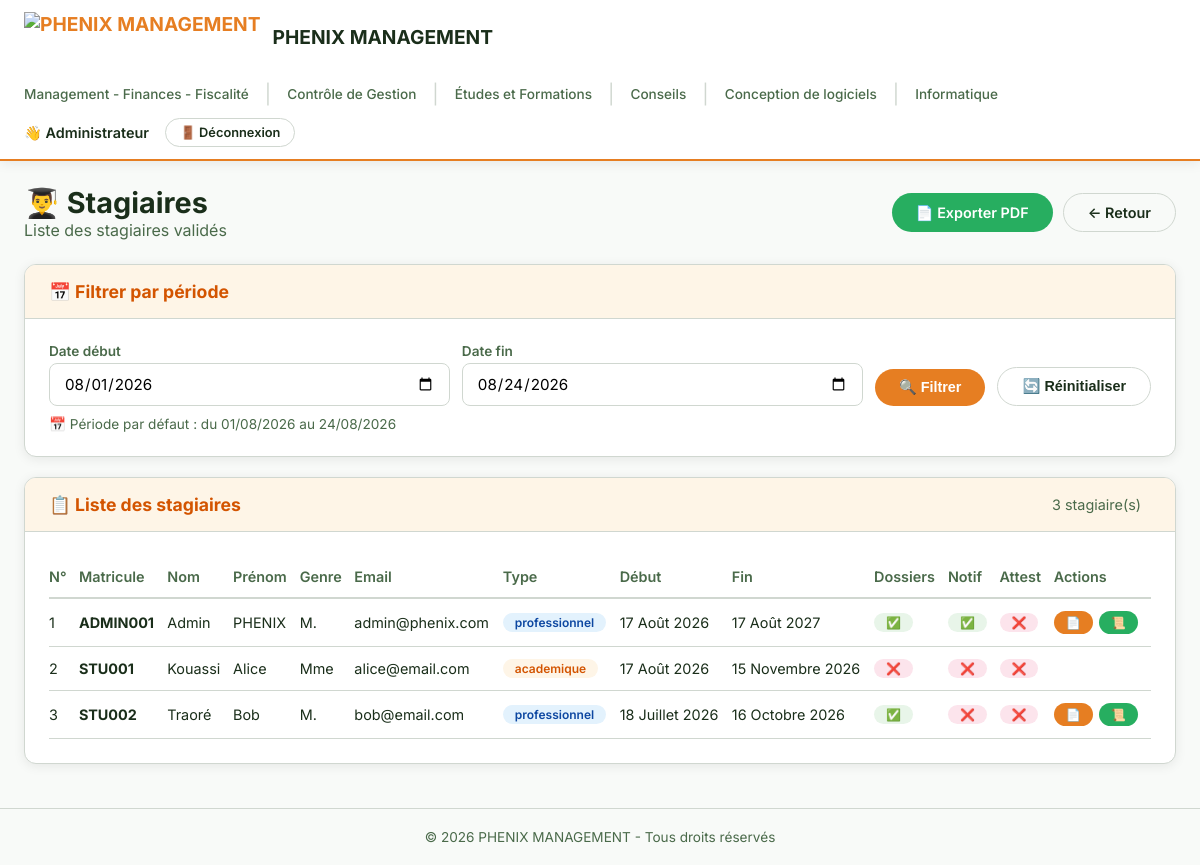
/admin/stagiaires (signed in), run on the app's committed database.
### app/models.py (models this page shows, shortened)
class Stagiaire(db.Model):
    __tablename__ = 'stagiaires'
    id = db.Column(db.Integer, primary_key=True)
    matricule = db.Column(db.String(20), unique=True, nullable=True)
    nom = db.Column(db.String(100), nullable=False)
    prenom = db.Column(db.String(100), nullable=False)
    genre = db.Column(db.String(10), default='M.')
    email = db.Column(db.String(100), unique=True, nullable=False)
    mot_de_passe = db.Column(db.String(255), nullable=False)
    telephone = db.Column(db.String(20))
    adresse = db.Column(db.String(255))
    photo = db.Column(db.String(255), nullable=True)
    ecole = db.Column(db.String(255), nullable=True)
    niveau_etude = db.Column(db.String(100), nullable=True)
    telephone_parents = db.Column(db.String(20), nullable=True)
    duree_stage_mois = db.Column(db.Integer, default=3)
    date_debut = db.Column(db.Date, nullable=True)
    date_fin = db.Column(db.Date, nullable=True)
    type_stage = db.Column(db.String(50), nullable=True)
    statut = db.Column(db.String(50), default='en_attente')
    cv = db.Column(db.String(255), nullable=True)
    lettre_demande = db.Column(db.String(255), nullable=True)
    dernier_diplome = db.Column(db.String(255), nullable=True)
    dossier_complet = db.Column(db.Boolean, default=False)
    date_soumission = db.Column(db.DateTime, nullable=True)
    demande_envoyee = db.Column(db.Boolean, default=False)
    date_demande = db.Column(db.DateTime, nullable=True)
    statut_demande = db.Column(db.String(50), default='en_attente')
    date_validation = db.Column(db.DateTime, nullable=True)
    entretien_programme = db.Column(db.DateTime, nullable=True)
    entretien_passe = db.Column(db.Boolean, default=False)
    approuve_definitif = db.Column(db.Boolean, default=False)
    autorisation_generee = db.Column(db.Boolean, default=False)
    date_autorisation = db.Column(db.DateTime)
    numero_autorisation = db.Column(db.String(50))
    notification_generee = db.Column(db.Boolean, default=False)
    date_notification = db.Column(db.DateTime)
    numero_notification = db.Column(db.String(50))
    attestation_generee = db.Column(db.Boolean, default=False)
    date_attestation = db.Column(db.DateTime)
    numero_attestation = db.Column(db.String(50))
    dossiers_deposes = db.Column(db.Boolean, default=False)
    date_depot_dossiers = db.Column(db.DateTime)
    documents_physiques = db.Column(db.Boolean, default=False)
    date_depot_physique = db.Column(db.DateTime)
    is_active = db.Column(db.Boolean, default=True)
    created_at = db.Column(db.DateTime, default=datetime.now)
    updated_at = db.Column(db.DateTime, default=datetime.now, onupdate=datetime.now)
    def get_titre(self):
        return 'Mme' if self.genre == 'Mme' else 'M.'
    def _date_fr(self, date):
        if not date:
            return ""
        mois_fr = {
            'January': 'Janvier', 'February': 'Février', 'March': 'Mars',
            'April': 'Avril', 'May': 'Mai', 'June': 'Juin',
            'July': 'Juillet', 'August': 'Août', 'September': 'Septembre',
            'October': 'Octobre', 'November': 'Novembre', 'December': 'Décembre'
        }
        date_str = date.strftime('%d %B %Y')
        for en, fr in mois_fr.items():
            date_str = date_str.replace(en, fr)
        return date_str
    def date_debut_fr(self):
        return self._date_fr(self.date_debut)
    def date_fin_fr(self):
        return self._date_fr(self.date_fin)

### app/admin_routes.py (the view)
@admin_bp.route('/stagiaires')
def stagiaires():
    if not session.get('admin_logged_in'):
        return redirect(url_for('auth.admin_login'))
    aujourdhui = datetime.now().date()
    stagiaires = Stagiaire.query.filter_by(statut='actif').order_by(Stagiaire.nom).all()
    return render_template('admin/stagiaires.html',
        stagiaires=stagiaires,
        today=aujourdhui
    )

### templates/admin/stagiaires.html (shortened to what this page needs)
{% extends "base.html" %}
{% block content %}
<div style="display:flex;justify-content:space-between;align-items:center;flex-wrap:wrap;gap:16px;margin-bottom:24px;">
    <div>
        <h1 style="font-size:1.8rem;">👨‍🎓 Stagiaires</h1>
        <p style="color:var(--ink-soft);">Liste des stagiaires validés</p>
    </div>
    <div style="display:flex;gap:10px;flex-wrap:wrap;">
        <a href="{{ url_for('admin.export_stagiaires_periode_pdf') }}" class="btn btn-success" id="btnExportPDF" onclick="exportPDFWithPeriod(event)">📄 Exporter PDF</a>
        <a href="{{ url_for('admin.dashboard') }}" class="btn btn-outline">← Retour</a>
    </div>
</div>
<div class="card">
    <div class="card-header">
        <h2>📅 Filtrer par période</h2>
    </div>
    <div class="card-body">
        <div style="display:flex;flex-wrap:wrap;gap:12px;align-items:flex-end;">
            <div class="form-group" style="flex:1 1 150px;margin-bottom:0;">
                <label>Date début</label>
                <input type="date" id="periodeDateDebut" value="{{ today.replace(day=1).strftime('%Y-%m-%d') }}">
            </div>
            <div class="form-group" style="flex:1 1 150px;margin-bottom:0;">
                <label>Date fin</label>
                <input type="date" id="periodeDateFin" value="{{ today.strftime('%Y-%m-%d') }}">
            </div>
            <button class="btn btn-primary" onclick="filtrerParPeriode()">🔍 Filtrer</button>
            <button class="btn btn-outline" onclick="reinitialiserPeriode()">🔄 Réinitialiser</button>
        </div>
        <div style="margin-top:10px;font-size:0.85rem;color:var(--ink-soft);">
            <span id="periodeInfo">📅 Affiche tous les stagiaires. Sélectionnez une période pour filtrer.</span>
        </div>
    </div>
</div>
<div class="card">
    <div class="card-header">
        <h2>📋 Liste des stagiaires</h2>
        <span style="color:var(--ink-soft);font-size:0.9rem;">
            <span id="stagiaireCount">{{ stagiaires|length }}</span> stagiaire(s)
        </span>
    </div>
    <div class="card-body">
        <div class="table-responsive">
            <table>
                <thead>
                    <tr>
                        <th>N°</th>
                        <th>Matricule</th>
                        <th>Nom</th>
                        <th>Prénom</th>
                        <th>Genre</th>
                        <th>Email</th>
                        <th>Type</th>
                        <th>Début</th>
                        <th>Fin</th>
                        <th>Dossiers</th>
                        <th>Notif</th>
                        <th>Attest</th>
                        <th>Actions</th>
                    </tr>
                </thead>
                <tbody id="stagiairesTable">
                    {% if stagiaires %}
                        {% for s in stagiaires %}
                        <tr data-id="{{ s.id }}">
                            <td>{{ loop.index }}</td>
                            <td><strong>{{ s.matricule }}</strong></td>
                            <td>{{ s.nom }}</td>
                            <td>{{ s.prenom }}</td>
                            <td>{{ s.get_titre() }}</td>
                            <td>{{ s.email }}</td>
                            <td>
                                <span class="badge badge-{{ 'info' if s.type_stage == 'professionnel' else 'primary' }}">
                                    {{ s.type_stage }}
                                </span>
                            </td>
                            <td>{{ s.date_debut_fr() if s.date_debut else '-' }}</td>
                            <td>{{ s.date_fin_fr() if s.date_fin else '-' }}</td>
                            <td>
                                <span class="badge badge-{{ 'success' if s.dossiers_deposes else 'danger' }}">
                                    {{ '✅' if s.dossiers_deposes else '❌' }}
                                </span>
                            </td>
                            <td>
                                <span class="badge badge-{{ 'success' if s.notification_generee else 'danger' }}">
                                    {{ '✅' if s.notification_generee else '❌' }}
                                </span>
                            </td>
                            <td>
                                <span class="badge badge-{{ 'success' if s.attestation_generee else 'danger' }}">
                                    {{ '✅' if s.attestation_generee else '❌' }}
                                </span>
                            </td>
                            <td>
                                <div class="actions">
                                    {% if s.dossiers_deposes %}
                                        <a href="{{ url_for('admin.generer_notification', stagiaire_id=s.id) }}" target="_blank" class="btn btn-sm btn-warning" title="Notification">📄</a>
                                        <a href="{{ url_for('admin.generer_attestation', stagiaire_id=s.id) }}" target="_blank" class="btn btn-sm btn-success" title="Attestation">📜</a>
                                    {% endif %}
                                </div>
                            </td>
                        </tr>
                        {% endfor %}
                    {% else %}
                        <tr><td colspan="13" class="empty">Aucun stagiaire enregistré</td></tr>
                    {% endif %}
                </tbody>
            </table>
        </div>
    </div>
</div>
{% endblock %}

### templates/base.html (shortened to what this page needs)
<!DOCTYPE html>
<html lang="fr">
<head>
</head>
<body>
    <header class="header">
        <div class="container">
            <div class="header-content">
                <div style="display:flex;align-items:center;gap:20px;flex-wrap:wrap;">
                    <a href="{{ url_for('routes.dashboard') }}" class="logo">
                        <img src="{{ url_for('static', filename='images/logo.png') }}" alt="PHENIX MANAGEMENT">
                        <span>PHENIX MANAGEMENT</span>
                    </a>
                    <div class="header-description">
                        <span class="desc-text">Management - Finances - Fiscalité</span>
                        <span class="separator">|</span>
                        <span class="desc-text">Contrôle de Gestion</span>
                        <span class="separator">|</span>
                        <span class="desc-text">Études et Formations</span>
                        <span class="separator">|</span>
                        <span class="desc-text">Conseils</span>
                        <span class="separator">|</span>
                        <span class="desc-text">Conception de logiciels</span>
                        <span class="separator">|</span>
                        <span class="desc-text">Informatique</span>
                    </div>
                </div>
                <nav>
                    {% if current_user.is_authenticated %}
                        <span class="user-name">👋 {{ current_user.prenom }} {{ current_user.nom }}</span>
                        <a href="{{ url_for('auth.logout') }}" class="btn btn-outline btn-sm">🚪 Déconnexion</a>
                    {% elif session.get('admin_logged_in') %}
                        <span class="user-name">👋 Administrateur</span>
                        <a href="{{ url_for('auth.logout') }}" class="btn btn-outline btn-sm">🚪 Déconnexion</a>
                    {% endif %}
                </nav>
            </div>
        </div>
    </header>
    <main>
        <div class="container" style="padding-top:24px;padding-bottom:24px;">
            {% block content %}{% endblock %}
        </div>
    </main>
    <footer class="footer">
        <div class="container">
            <p>&copy; 2026 PHENIX MANAGEMENT - Tous droits réservés</p>
        </div>
    </footer>
</body>
</html>

### templates/base.html (style rules this page uses)
:root { --primary: #E67E22; --primary-dark: #D35400; --primary-light: #FDEBD0; --primary-50: #FEF5E7; --bg: #f8faf8; --surface: #ffffff; --ink: #1a2e1a; --ink-soft: #4a6a4a; --border: #d0d7d0; --radius: 12px; --shadow: 0 2px 12px rgba(0,0,0,0.08); --shadow-hover: 0 4px 24px rgba(230, 126, 34, 0.15); --transition: 0.3s ease; }
* { margin: 0; padding: 0; box-sizing: border-box; }
body { font-family: 'Inter', -apple-system, BlinkMacSystemFont, sans-serif; background: var(--bg); color: var(--ink); min-height: 100vh; display: flex; flex-direction: column; }
.header { background: var(--surface); border-bottom: 2px solid var(--primary); padding: 12px 0; position: sticky; top: 0; z-index: 100; box-shadow: var(--shadow); }
.container { max-width: 1200px; margin: 0 auto; padding: 0 24px; }
.header-content { display: flex; justify-content: space-between; align-items: center; flex-wrap: wrap; gap: 12px; }
.logo { display: flex; align-items: center; gap: 12px; font-weight: 700; font-size: 1.2rem; color: var(--primary); text-decoration: none; }
.logo img { height: 50px; width: auto; }
.logo span { color: var(--ink); }
.header-description { display: flex; align-items: center; gap: 16px; flex-wrap: wrap; }
.header-description .desc-text { font-size: 0.85rem; color: var(--ink-soft); font-weight: 500; }
.header-description .separator { color: var(--border); font-size: 1.2rem; }
.header-content nav { display: flex; align-items: center; gap: 16px; }
.user-name { font-weight: 600; color: var(--ink); font-size: 0.9rem; }
.btn { display: inline-flex; align-items: center; gap: 8px; padding: 10px 24px; border-radius: 999px; font-weight: 600; font-size: 0.9rem; border: none; cursor: pointer; transition: all var(--transition); text-decoration: none; }
.btn-primary { background: var(--primary); color: #fff; }
.btn-outline { background: transparent; color: var(--ink); border: 1px solid var(--border); }
.btn-success { background: #27ae60; color: #fff; }
.btn-warning { background: var(--primary); color: #fff; }
.btn-sm { padding: 6px 14px; font-size: 0.8rem; }
.card { background: var(--surface); border: 1px solid var(--border); border-radius: var(--radius); box-shadow: var(--shadow); overflow: hidden; margin-bottom: 20px; }
.card-header { padding: 16px 24px; background: var(--primary-50); border-bottom: 1px solid var(--border); display: flex; justify-content: space-between; align-items: center; flex-wrap: wrap; gap: 12px; }
.card-header h2 { font-size: 1.1rem; color: var(--primary-dark); }
.card-body { padding: 24px; }
.form-group { margin-bottom: 16px; }
.form-group label { display: block; font-weight: 600; font-size: 0.85rem; color: var(--ink-soft); margin-bottom: 4px; }
.form-group input, .form-group select, .form-group textarea { width: 100%; padding: 10px 14px; border: 1px solid var(--border); border-radius: 8px; font-family: inherit; font-size: 0.95rem; transition: border var(--transition); }
.footer { margin-top: auto; text-align: center; padding: 20px 0; color: var(--ink-soft); font-size: 0.85rem; border-top: 1px solid var(--border); }
.badge { display: inline-block; padding: 2px 12px; border-radius: 999px; font-size: 0.75rem; font-weight: 600; }
.badge-success { background: #e8f5e9; color: #1b5e20; }
.badge-danger { background: #fce4ec; color: #c62828; }
.badge-info { background: #e3f2fd; color: #0d47a1; }
.badge-primary { background: var(--primary-50); color: var(--primary-dark); }
.table-responsive { overflow-x: auto; }
table { width: 100%; border-collapse: collapse; font-size: 0.9rem; }
th { text-align: left; padding: 12px 12px 12px 0; font-weight: 600; color: var(--ink-soft); border-bottom: 2px solid var(--border); white-space: nowrap; }
td { padding: 12px 12px 12px 0; border-bottom: 1px solid var(--border); }
.actions { display: flex; gap: 6px; flex-wrap: wrap; }
.actions .btn { padding: 4px 12px; font-size: 0.75rem; }

### data on the page
Stagiaire: matricule "ADMIN001", nom "Admin", prenom "PHENIX", get_titre "M.", email "admin@phenix.com", type_stage "professionnel", date_debut "17 Août 2026", date_fin "17 Août 2027", dossiers_deposes "✅", notification_generee "✅", attestation_generee "❌"
Stagiaire: matricule "STU001", nom "Kouassi", prenom "Alice", get_titre "Mme", email "alice@email.com", type_stage "academique", date_debut "17 Août 2026", date_fin "15 Novembre 2026", dossiers_deposes "❌", notification_generee "❌", attestation_generee "❌"
Stagiaire: matricule "STU002", nom "Traoré", prenom "Bob", get_titre "M.", email "bob@email.com", type_stage "professionnel", date_debut "18 Juillet 2026", date_fin "16 Octobre 2026", dossiers_deposes "✅", notification_generee "❌", attestation_generee "❌"

### other printed values
{{ stagiaires|length }} "3"
